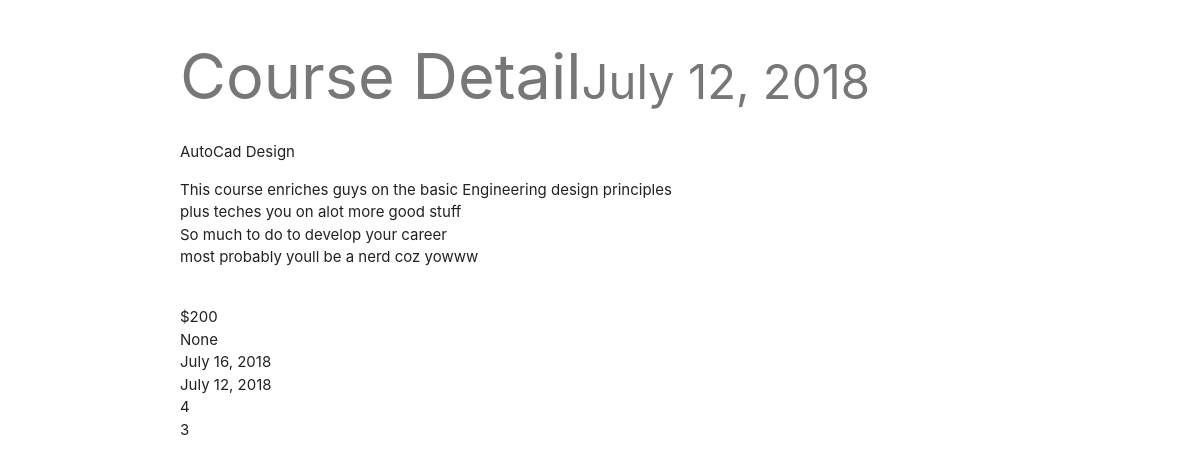
Before: /Courses/3/ with the older database file.
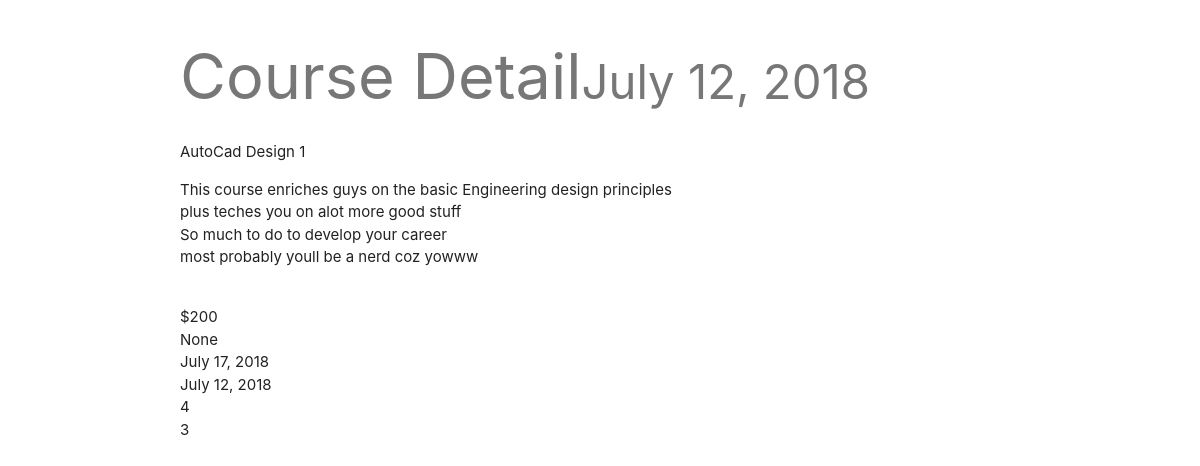
After: the same page with the newer database file.
### Courses/models.py (models this page shows, shortened)
class Course(models.Model):
    courseTitle = models.CharField(max_length=120)
    courseDescription = models.TextField()
    courseCost = models.CharField(max_length=120)
    courseDuration = models.CharField(max_length=120)
    courseCategory= models.CharField(max_length=120)
    courseModeOfDelivery = models.CharField(max_length=120)
    courseSkillLevel = models.CharField(max_length=120)
    coursePrerequisite = models.CharField(max_length=120)
    updated = models.DateField(auto_now=True, auto_now_add=False)
    timestamp = models.DateField(auto_now=False, auto_now_add=True)

### Courses/views.py (the view)
# urls.py: path('<int:id>/', retrieveCourse, name='retrieve'),
def retrieveCourse(request,id=None):
    instance = get_object_or_404(Course, id=id)
    context ={
        "title": "Course Detail",
        "instance": instance,
    }
    return render(request, "course_detail.html", context)

### templates/course_detail.html (shortened to what this page needs)
{% extends "base.html" %}
{% block content %}
<div class="col s6 offset-s6">
<h1>{{ title }}<small>{{ instance.timestamp }}</small></h1>
{{ instance.courseTitle }}<br/>
{{ instance.courseDescription | linebreaks}}<br/>
{{ instance.courseCost }}<br>
{{ instance.coursePrerequisite }}<br/>
{{ instance.updated }}<br/>
{{ instance.timestamp }}<br/>
{{ instance.courseDuration }}<br/>
{{ instance.id }}<br/>
</div>
{% endblock content %}

Changed rows visible on the page:
changed Course "None": courseTitle "AutoCad Design" → "AutoCad Design 1"; updated "July 16, 2018" → "July 17, 2018"
